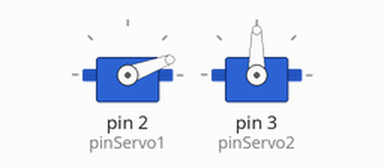
Simulated run of this sketch. Board: Arduino Uno, built with avr-gcc and run on an emulated ATmega328P. Shown: 2 × servo.

Above: at 0.05 s.
At 1.6 s:
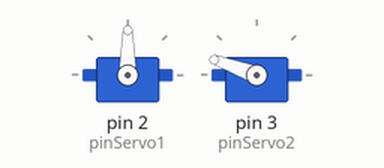
At 3.65 s:
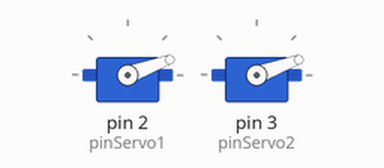
At 6.9 s:
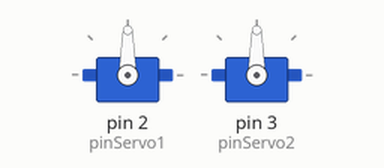
Timing chart, 0 to 9.0 s (numbered marks = the images above):
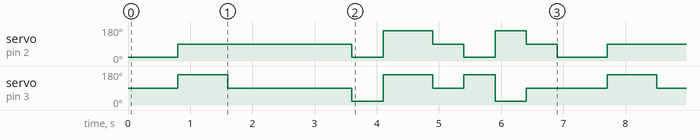

The sketch:

HelmetEarCode.ino
```cpp
#include <Servo.h>

//const int pinButton = 6;
const int pinServo1 = 2;
const int pinServo2 = 3;

Servo groveServo1;
Servo groveServo2;

void setup()
{
  //pinMode(pinButton, INPUT);
  groveServo1.attach(pinServo1);
  groveServo2.attach(pinServo2);

}

void loop()
{

  groveServo1.write(20);
  groveServo2.write(90);
  delay(800);
  groveServo1.write(90);
  groveServo2.write(160);
  delay(800);
  groveServo1.write(90);
  groveServo2.write(90);
  delay(2000);
  groveServo1.write(20);
  groveServo2.write(20);
  delay(500);
  groveServo1.write(160);
  groveServo2.write(160);
  delay(800);
  groveServo1.write(90);
  groveServo2.write(90);
  delay(500);
  groveServo1.write(20);
  groveServo2.write(160);
  delay(500);
  groveServo1.write(160);
  groveServo2.write(20);
  delay(500);
  groveServo1.write(90);
  groveServo2.write(90);
  delay(500);


}
```

Measured:
- by itself, servo on pin 2 (pinServo1): repeats every 6.9 s: 20° 0.50 s, 160° 0.80 s, 90° 0.50 s, 20° 0.50 s, 160° 0.50 s, 90° 0.50 s, 20° 0.80 s, 90° 2.8 s
- by itself, servo on pin 3 (pinServo2): repeats every 6.9 s: 90° 2.0 s, 20° 0.50 s, 160° 0.80 s, 90° 0.50 s, 160° 0.50 s, 20° 0.50 s, 90° 1.3 s, 160° 0.80 s
